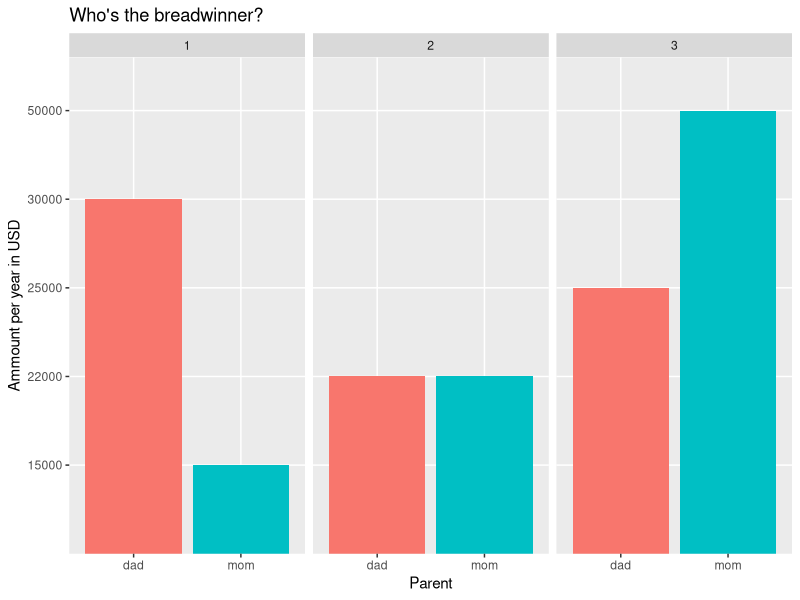

Recreate this plot in R.
## ---- chunk 1
knitr::opts_chunk$set(echo = TRUE)
## ---- chunk 2
library(tidyr)
library(dplyr)
library(ggplot2)

dad_mom <- read.delim("dad_mom.txt")
tidy_dad_mom <- dad_mom %>%
  gather(key = "key", value = "value", 2:5) %>%
  separate(key, into = c("name", "parent")) %>%
  spread(name, value) %>%
  ggplot(aes(x = parent, y = income, fill = parent)) +
  geom_col() +
  facet_wrap(~fam_id) +
  labs(x = "Parent", y = "Ammount per year in USD", title = "Who's the breadwinner?") +
  theme(legend.position = "none")
tidy_dad_mom



